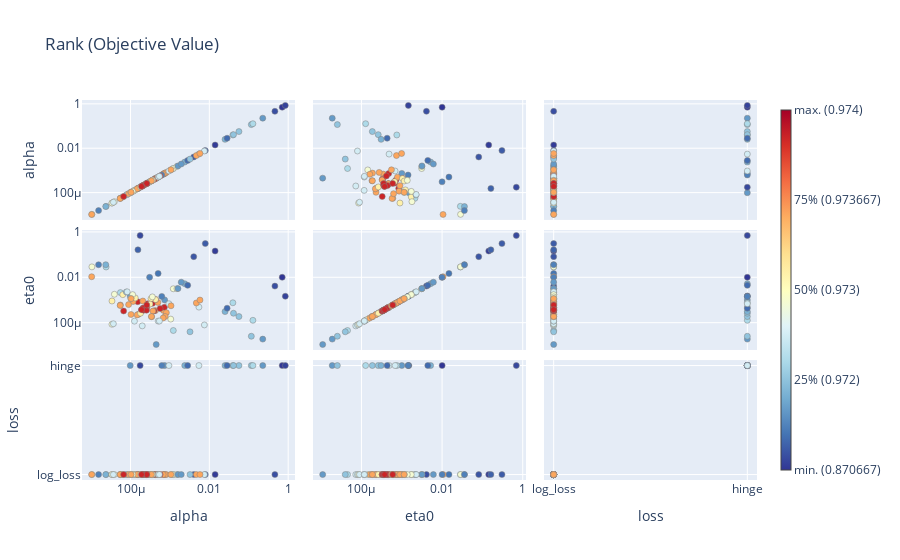

The notebook cell this image was saved under:
### Markdown cell above
**`plot_rank`**

### Code cell
from optuna.visualization import plot_rank

plot_rank(study)
